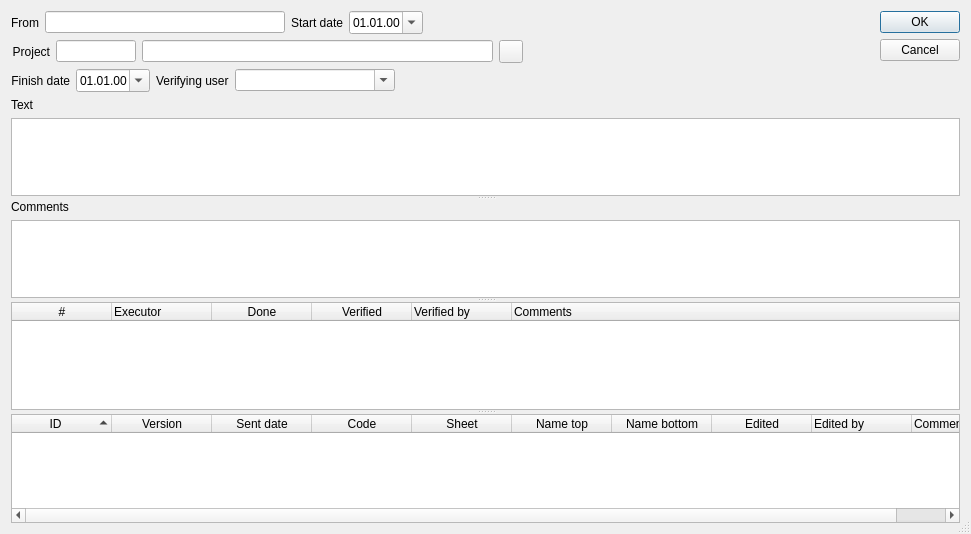
<?xml version="1.0" encoding="UTF-8"?>
<ui version="4.0">
 <class>TaskProp</class>
 <widget class="QDialog" name="TaskProp">
  <property name="geometry">
   <rect>
    <x>0</x>
    <y>0</y>
    <width>971</width>
    <height>534</height>
   </rect>
  </property>
  <property name="windowTitle">
   <string>Dialog</string>
  </property>
  <property name="sizeGripEnabled">
   <bool>true</bool>
  </property>
  <layout class="QVBoxLayout" name="verticalLayout_6">
   <item>
    <widget class="QSplitter" name="splitter_2">
     <property name="orientation">
      <enum>Qt::Vertical</enum>
     </property>
     <property name="childrenCollapsible">
      <bool>false</bool>
     </property>
     <widget class="QSplitter" name="splitter">
      <property name="orientation">
       <enum>Qt::Vertical</enum>
      </property>
      <property name="childrenCollapsible">
       <bool>false</bool>
      </property>
      <widget class="QWidget" name="verticalLayoutWidget">
       <layout class="QVBoxLayout" name="verticalLayout" stretch="0,100">
        <item>
         <layout class="QHBoxLayout" name="horizontalLayout_4">
          <item>
           <layout class="QVBoxLayout" name="verticalLayout_2">
            <item>
             <layout class="QHBoxLayout" name="horizontalLayout">
              <item>
               <widget class="QLabel" name="label">
                <property name="text">
                 <string>From</string>
                </property>
                <property name="alignment">
                 <set>Qt::AlignRight|Qt::AlignTrailing|Qt::AlignVCenter</set>
                </property>
               </widget>
              </item>
              <item>
               <widget class="QLineEdit" name="leFromUser">
                <property name="minimumSize">
                 <size>
                  <width>160</width>
                  <height>0</height>
                 </size>
                </property>
                <property name="maximumSize">
                 <size>
                  <width>240</width>
                  <height>16777215</height>
                 </size>
                </property>
                <property name="readOnly">
                 <bool>true</bool>
                </property>
               </widget>
              </item>
              <item>
               <widget class="QLabel" name="label_2">
                <property name="text">
                 <string>Start date</string>
                </property>
                <property name="alignment">
                 <set>Qt::AlignRight|Qt::AlignTrailing|Qt::AlignVCenter</set>
                </property>
               </widget>
              </item>
              <item>
               <widget class="QDateTimeEdit" name="dteStartDate">
                <property name="alignment">
                 <set>Qt::AlignCenter</set>
                </property>
                <property name="currentSection">
                 <enum>QDateTimeEdit::DaySection</enum>
                </property>
                <property name="displayFormat">
                 <string>dd.MM.yy</string>
                </property>
                <property name="calendarPopup">
                 <bool>true</bool>
                </property>
               </widget>
              </item>
              <item>
               <spacer name="horizontalSpacer">
                <property name="orientation">
                 <enum>Qt::Horizontal</enum>
                </property>
                <property name="sizeHint" stdset="0">
                 <size>
                  <width>40</width>
                  <height>20</height>
                 </size>
                </property>
               </spacer>
              </item>
             </layout>
            </item>
            <item>
             <layout class="QHBoxLayout" name="horizontalLayout_2" stretch="0,0,0,0,0">
              <item>
               <widget class="QLabel" name="label_3">
                <property name="text">
                 <string>Project</string>
                </property>
                <property name="alignment">
                 <set>Qt::AlignRight|Qt::AlignTrailing|Qt::AlignVCenter</set>
                </property>
               </widget>
              </item>
              <item>
               <widget class="QLineEdit" name="leIdProject">
                <property name="sizePolicy">
                 <sizepolicy hsizetype="Fixed" vsizetype="Fixed">
                  <horstretch>0</horstretch>
                  <verstretch>0</verstretch>
                 </sizepolicy>
                </property>
                <property name="minimumSize">
                 <size>
                  <width>80</width>
                  <height>0</height>
                 </size>
                </property>
                <property name="maximumSize">
                 <size>
                  <width>80</width>
                  <height>16777215</height>
                 </size>
                </property>
                <property name="inputMethodHints">
                 <set>Qt::ImhDigitsOnly</set>
                </property>
                <property name="alignment">
                 <set>Qt::AlignCenter</set>
                </property>
               </widget>
              </item>
              <item>
               <widget class="QLineEdit" name="leProjName">
                <property name="sizePolicy">
                 <sizepolicy hsizetype="Expanding" vsizetype="Fixed">
                  <horstretch>0</horstretch>
                  <verstretch>0</verstretch>
                 </sizepolicy>
                </property>
                <property name="minimumSize">
                 <size>
                  <width>260</width>
                  <height>0</height>
                 </size>
                </property>
                <property name="maximumSize">
                 <size>
                  <width>500</width>
                  <height>16777215</height>
                 </size>
                </property>
                <property name="readOnly">
                 <bool>true</bool>
                </property>
               </widget>
              </item>
              <item>
               <widget class="QToolButton" name="toolButton">
                <property name="icon">
                 <iconset resource="resource1.qrc">
                  <normaloff>:/some/ico/ico/dropdownbutton.png</normaloff>:/some/ico/ico/dropdownbutton.png</iconset>
                </property>
               </widget>
              </item>
              <item>
               <spacer name="horizontalSpacer_3">
                <property name="orientation">
                 <enum>Qt::Horizontal</enum>
                </property>
                <property name="sizeHint" stdset="0">
                 <size>
                  <width>40</width>
                  <height>20</height>
                 </size>
                </property>
               </spacer>
              </item>
             </layout>
            </item>
            <item>
             <layout class="QHBoxLayout" name="horizontalLayout_3">
              <item>
               <widget class="QLabel" name="label_4">
                <property name="text">
                 <string>Finish date</string>
                </property>
                <property name="alignment">
                 <set>Qt::AlignRight|Qt::AlignTrailing|Qt::AlignVCenter</set>
                </property>
               </widget>
              </item>
              <item>
               <widget class="QDateTimeEdit" name="dteFinishDate">
                <property name="alignment">
                 <set>Qt::AlignCenter</set>
                </property>
                <property name="currentSection">
                 <enum>QDateTimeEdit::DaySection</enum>
                </property>
                <property name="displayFormat">
                 <string>dd.MM.yy</string>
                </property>
                <property name="calendarPopup">
                 <bool>true</bool>
                </property>
               </widget>
              </item>
              <item>
               <widget class="QLabel" name="label_5">
                <property name="text">
                 <string>Verifying user</string>
                </property>
               </widget>
              </item>
              <item>
               <widget class="QComboBox" name="cbVerifyUser">
                <property name="minimumSize">
                 <size>
                  <width>160</width>
                  <height>0</height>
                 </size>
                </property>
                <property name="maximumSize">
                 <size>
                  <width>240</width>
                  <height>16777215</height>
                 </size>
                </property>
                <property name="editable">
                 <bool>true</bool>
                </property>
               </widget>
              </item>
              <item>
               <spacer name="horizontalSpacer_2">
                <property name="orientation">
                 <enum>Qt::Horizontal</enum>
                </property>
                <property name="sizeHint" stdset="0">
                 <size>
                  <width>40</width>
                  <height>20</height>
                 </size>
                </property>
               </spacer>
              </item>
             </layout>
            </item>
           </layout>
          </item>
          <item>
           <widget class="QDialogButtonBox" name="buttonBox">
            <property name="orientation">
             <enum>Qt::Vertical</enum>
            </property>
            <property name="standardButtons">
             <set>QDialogButtonBox::Cancel|QDialogButtonBox::Ok</set>
            </property>
           </widget>
          </item>
         </layout>
        </item>
        <item>
         <widget class="QSplitter" name="splitter_3">
          <property name="orientation">
           <enum>Qt::Vertical</enum>
          </property>
          <property name="childrenCollapsible">
           <bool>false</bool>
          </property>
          <widget class="QWidget" name="verticalLayoutWidget_3">
           <layout class="QVBoxLayout" name="verticalLayout_5" stretch="1,100">
            <item>
             <widget class="QLabel" name="label_6">
              <property name="text">
               <string>Text</string>
              </property>
             </widget>
            </item>
            <item>
             <widget class="QPlainTextEdit" name="pteText"/>
            </item>
           </layout>
          </widget>
          <widget class="QWidget" name="verticalLayoutWidget_2">
           <layout class="QVBoxLayout" name="verticalLayout_3" stretch="1,100">
            <item>
             <widget class="QLabel" name="label_7">
              <property name="text">
               <string>Comments</string>
              </property>
             </widget>
            </item>
            <item>
             <widget class="QPlainTextEdit" name="pteComments">
              <property name="minimumSize">
               <size>
                <width>0</width>
                <height>40</height>
               </size>
              </property>
             </widget>
            </item>
           </layout>
          </widget>
         </widget>
        </item>
       </layout>
      </widget>
      <widget class="QTreeWidget" name="twUsers">
       <property name="contextMenuPolicy">
        <enum>Qt::CustomContextMenu</enum>
       </property>
       <property name="editTriggers">
        <set>QAbstractItemView::AnyKeyPressed|QAbstractItemView::DoubleClicked|QAbstractItemView::EditKeyPressed</set>
       </property>
       <property name="iconSize">
        <size>
         <width>30</width>
         <height>30</height>
        </size>
       </property>
       <property name="indentation">
        <number>0</number>
       </property>
       <property name="rootIsDecorated">
        <bool>false</bool>
       </property>
       <property name="uniformRowHeights">
        <bool>true</bool>
       </property>
       <column>
        <property name="text">
         <string>#</string>
        </property>
        <property name="textAlignment">
         <set>AlignHCenter|AlignVCenter|AlignCenter</set>
        </property>
       </column>
       <column>
        <property name="text">
         <string>Executor</string>
        </property>
       </column>
       <column>
        <property name="text">
         <string>Done</string>
        </property>
        <property name="textAlignment">
         <set>AlignHCenter|AlignVCenter|AlignCenter</set>
        </property>
       </column>
       <column>
        <property name="text">
         <string>Verified</string>
        </property>
        <property name="textAlignment">
         <set>AlignHCenter|AlignVCenter|AlignCenter</set>
        </property>
       </column>
       <column>
        <property name="text">
         <string>Verified by</string>
        </property>
       </column>
       <column>
        <property name="text">
         <string>Comments</string>
        </property>
       </column>
      </widget>
     </widget>
     <widget class="QWidget" name="verticalLayoutWidget_4">
      <layout class="QVBoxLayout" name="verticalLayout_4">
       <item>
        <widget class="QTreeWidget" name="twDocs">
         <property name="contextMenuPolicy">
          <enum>Qt::CustomContextMenu</enum>
         </property>
         <property name="selectionMode">
          <enum>QAbstractItemView::ExtendedSelection</enum>
         </property>
         <property name="sortingEnabled">
          <bool>true</bool>
         </property>
         <column>
          <property name="text">
           <string>ID</string>
          </property>
          <property name="textAlignment">
           <set>AlignHCenter|AlignVCenter|AlignCenter</set>
          </property>
         </column>
         <column>
          <property name="text">
           <string>Version</string>
          </property>
          <property name="textAlignment">
           <set>AlignHCenter|AlignVCenter|AlignCenter</set>
          </property>
         </column>
         <column>
          <property name="text">
           <string>Sent date</string>
          </property>
          <property name="textAlignment">
           <set>AlignHCenter|AlignVCenter|AlignCenter</set>
          </property>
         </column>
         <column>
          <property name="text">
           <string>Code</string>
          </property>
          <property name="textAlignment">
           <set>AlignHCenter|AlignVCenter|AlignCenter</set>
          </property>
         </column>
         <column>
          <property name="text">
           <string>Sheet</string>
          </property>
          <property name="textAlignment">
           <set>AlignHCenter|AlignVCenter|AlignCenter</set>
          </property>
         </column>
         <column>
          <property name="text">
           <string>Name top</string>
          </property>
          <property name="textAlignment">
           <set>AlignHCenter|AlignVCenter|AlignCenter</set>
          </property>
         </column>
         <column>
          <property name="text">
           <string>Name bottom</string>
          </property>
          <property name="textAlignment">
           <set>AlignHCenter|AlignVCenter|AlignCenter</set>
          </property>
         </column>
         <column>
          <property name="text">
           <string>Edited</string>
          </property>
          <property name="textAlignment">
           <set>AlignHCenter|AlignVCenter|AlignCenter</set>
          </property>
         </column>
         <column>
          <property name="text">
           <string>Edited by</string>
          </property>
         </column>
         <column>
          <property name="text">
           <string>Comments</string>
          </property>
         </column>
        </widget>
       </item>
      </layout>
     </widget>
    </widget>
   </item>
  </layout>
 </widget>
 <resources>
  <include location="resource1.qrc"/>
 </resources>
 <connections>
  <connection>
   <sender>buttonBox</sender>
   <signal>accepted()</signal>
   <receiver>TaskProp</receiver>
   <slot>Accept()</slot>
   <hints>
    <hint type="sourcelabel">
     <x>248</x>
     <y>254</y>
    </hint>
    <hint type="destinationlabel">
     <x>157</x>
     <y>274</y>
    </hint>
   </hints>
  </connection>
  <connection>
   <sender>buttonBox</sender>
   <signal>rejected()</signal>
   <receiver>TaskProp</receiver>
   <slot>reject()</slot>
   <hints>
    <hint type="sourcelabel">
     <x>316</x>
     <y>260</y>
    </hint>
    <hint type="destinationlabel">
     <x>286</x>
     <y>274</y>
    </hint>
   </hints>
  </connection>
 </connections>
 <slots>
  <slot>Accept()</slot>
 </slots>
</ui>
